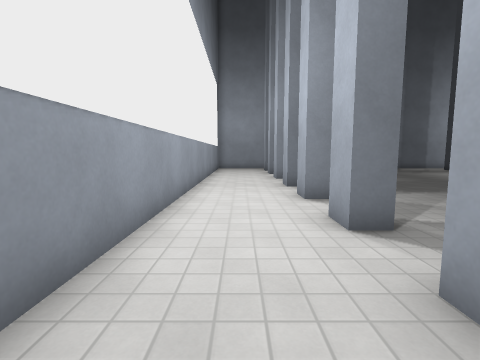
View 1 (above)

16 first-person views from a walk through a level from a Godot 3-D game. The camera is 1.3 m above the floor, tilts 6° down and sees 85° across. The floor is counted in squares, 1 m on a side. Each view is taken from the middle of a square. On the plan, view 1 faces up. The plan holds only what a view shows up to about 13 squares ahead; the rest is blank. The place goes on beyond the plan. Characters and animated objects are not drawn. Surface patterns are stand-ins for the level's own textures.

View 2
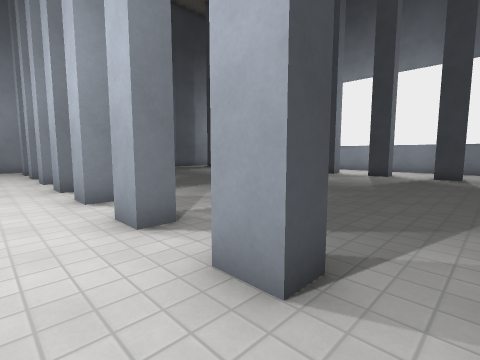

View 3
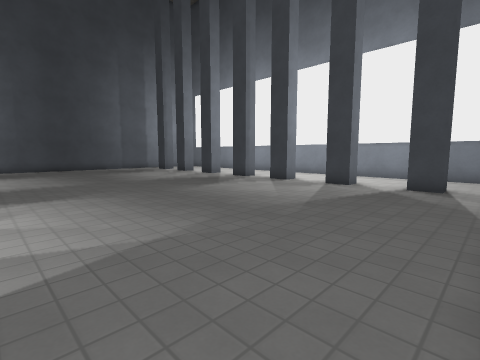

View 4
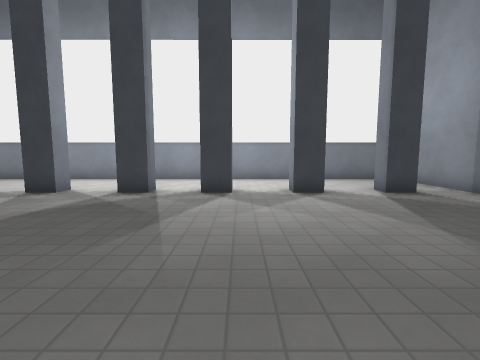

View 5
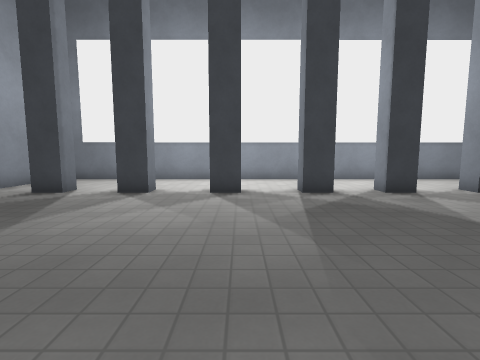

View 6
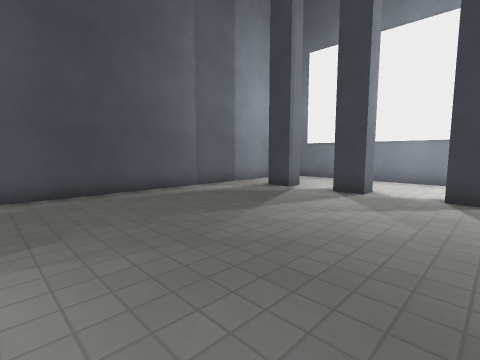

View 7
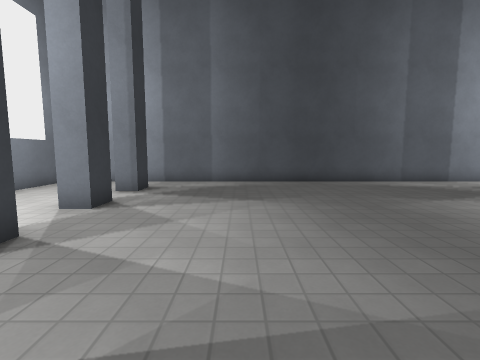

View 8
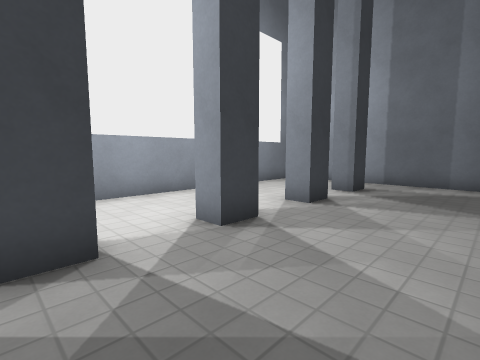

View 9
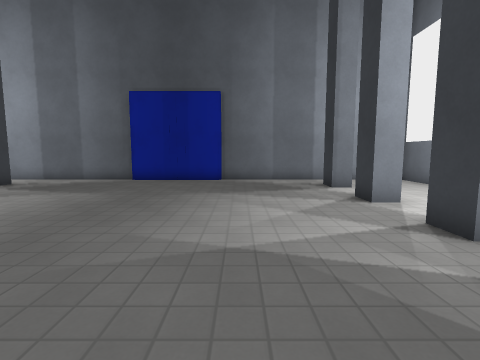

View 10
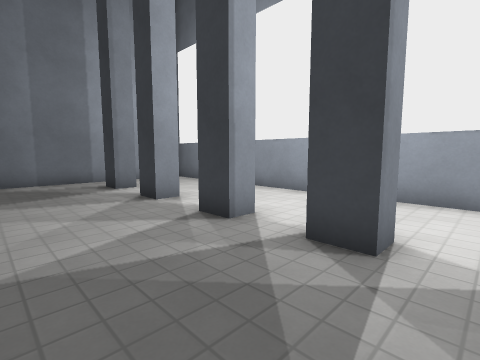

View 11
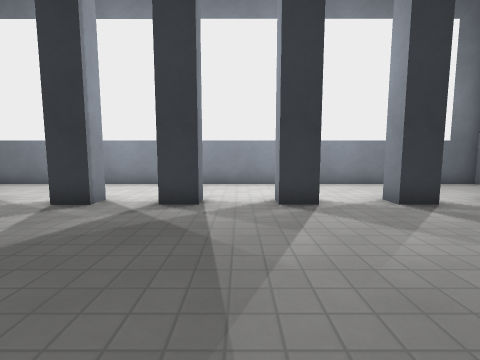

View 12
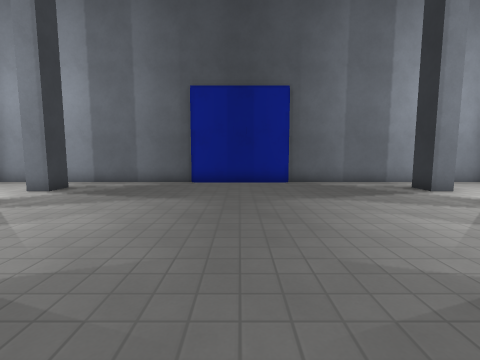

View 13
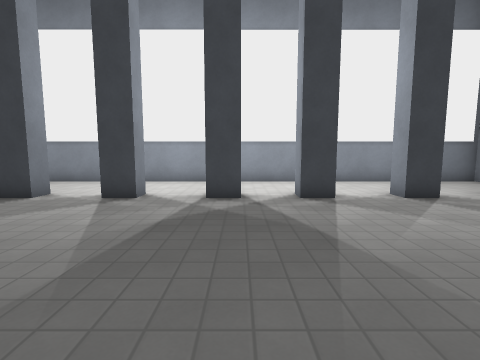

View 14
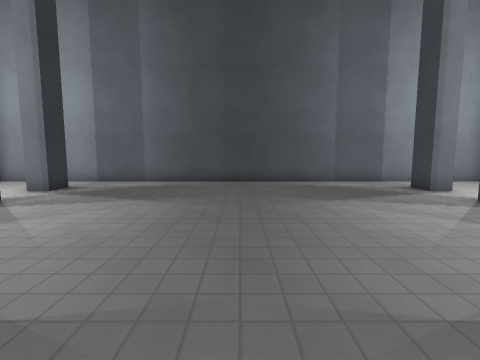

View 15
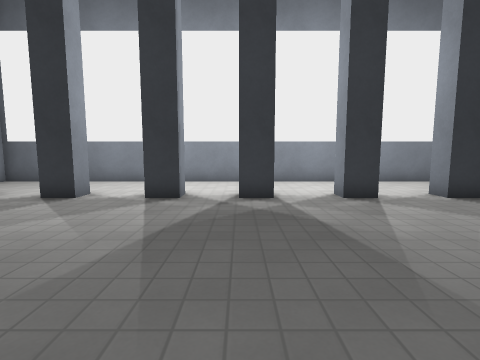

View 16
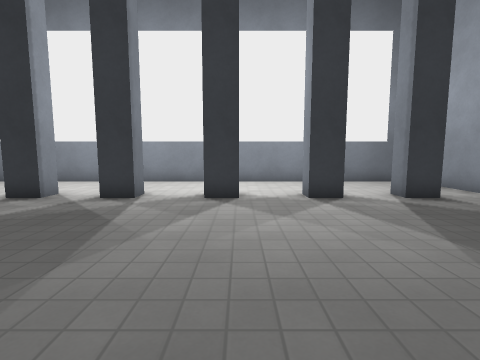

### Floor plan
Points are (right, up) in squares from view 1. A wall is a line through its corners. A room is listed if a view was taken in it or the views show most of it. See-through windows are left out.
Room 1 (views 1, 2, 3, 4, 5, 6, 7, 8, 9, 10, 11, 12, 13, 14, 15, 16)
walls: (2.2, 10) (1.8, 10) (1.8, 11) (2.6, 11) (2.6, 9.9); (2.6, 8.3) (2.6, 7.3) (1.8, 7.3) (1.8, 8.3) (2.6, 8.3); (2.6, 14) (2.6, 13) (1.8, 13) (1.8, 13.9); (16.2, 10) (15.4, 10) (15.4, 11) (16.2, 11); (16.2, 13) (15.4, 13) (15.4, 14); (16.2, 7.3) (15.4, 7.3) (15.4, 8.3) (16.2, 8.3); (2.6, 5.3) (2.6, 4.3) (1.8, 4.3) (1.8, 5.3) (2.6, 5.3); (16.2, 16) (15.4, 16) (15.4, 17); (2.6, 17) (2.6, 16) (1.8, 16) (1.8, 16.6); (16.2, 4.3) (15.4, 4.3) (15.4, 5.3) (16.2, 5.3); (16.2, 18.8) (15.4, 18.8) (15.4, 19.9); (2.6, 2.3) (2.6, 1.3) (1.8, 1.3) (1.8, 2.3) (2.6, 2.3); (2.6, 19.9) (2.6, 18.8) (1.8, 18.8); (6.8, -0.3) (11.1, -0.3); (11.1, -0.6) (19.8, -0.6) (19.8, 21); (16.2, 1.3) (15.4, 1.3) (15.4, 2.3) (16.2, 2.3); (19.8, 21.7) (-1.7, 21.7) (-1.7, -0.6) (6.9, -0.6)
ways out: closed door at (9, -0.5)

Where each view was taken, in squares from view 1:
view 1: 0 up, 0 right, facing up
view 2: 0 up, 0 right, facing up-right
view 3: 0 up, 5 right, facing up-right
view 4: 7 up, 7 right, facing right
view 5: 13 up, 7 right, facing right
view 6: 13 up, 7 right, facing up-right
view 7: 10 up, 6 right, facing up
view 8: 10 up, 6 right, facing up-left
view 9: 12 up, 6 right, facing down
view 10: 12 up, 6 right, facing down-left
view 11: 12 up, 9 right, facing left
view 12: 11 up, 9 right, facing down
view 13: 10 up, 8 right, facing right
view 14: 10 up, 9 right, facing up
view 15: 10 up, 10 right, facing left
view 16: 14 up, 10 right, facing left
